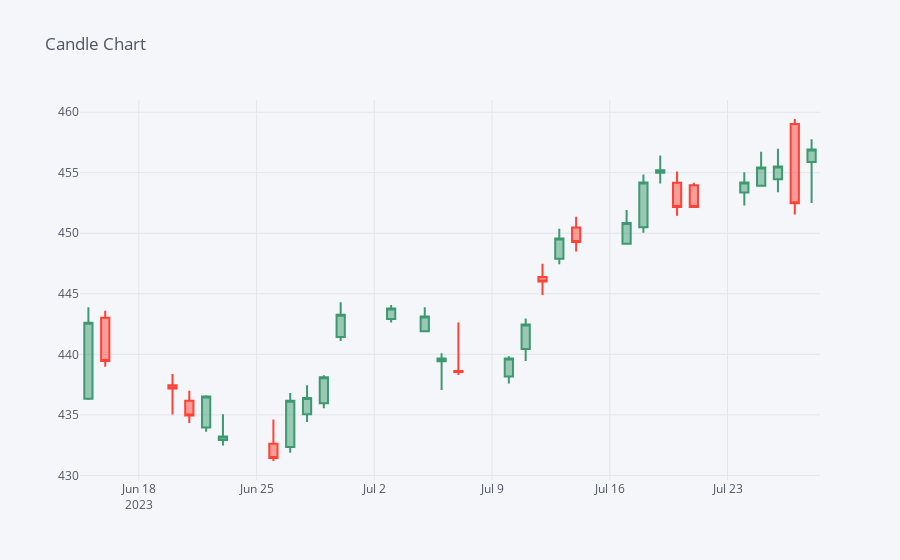

The code cell stored with this chart in its notebook:
### Code cell
# Ploting Candlestick
df3[-30:].iplot(kind='candle', title='Candle Chart')

### Figure 1 — Plotly figure (JSON) as saved in the notebook; plotly's stock layout.template omitted (floating-point values rounded to 4 significant figures)
{"data": [{"close": [442.6, 439.5, 437.2, 434.9, 436.5, 433.2, 431.4, 436.2, 436.4, 438.1, 443.3, 443.8, 443.1, 439.7, 438.5, 439.7, 442.5, 446.0, 449.6, 449.3, 450.8, 454.2, 455.2, 452.2, 452.2, 454.2, 455.4, 455.5, 452.5, 456.9], "high": [443.9, 443.6, 438.4, 437.0, 436.6, 435.1, 434.6, 436.8, 437.4, 438.3, 444.3, 444.1, 443.9, 440.1, 442.6, 439.8, 443.0, 447.5, 450.4, 451.4, 451.9, 454.9, 456.4, 455.1, 454.2, 455.0, 456.7, 457.0, 459.4, 457.8], "low": [436.2, 439.0, 435.0, 434.3, 433.6, 432.5, 431.2, 431.9, 434.4, 435.5, 441.1, 442.6, 441.9, 437.1, 438.3, 437.6, 439.4, 444.9, 447.5, 448.5, 449.1, 450.0, 454.1, 451.4, 452.2, 452.3, 453.9, 453.4, 451.5, 452.5], "open": [436.3, 443.0, 437.5, 436.2, 434.0, 432.9, 432.6, 432.4, 435.0, 436.0, 441.4, 442.9, 441.9, 439.4, 438.6, 438.2, 440.5, 446.4, 447.9, 450.5, 449.1, 450.5, 455.0, 454.2, 454.0, 453.4, 453.9, 454.5, 459.0, 455.9], "showlegend": false, "type": "candlestick", "x": ["2023-06-15", "2023-06-16", "2023-06-20", "2023-06-21", "2023-06-22", "2023-06-23", "2023-06-26", "2023-06-27", "2023-06-28", "2023-06-29", "2023-06-30", "2023-07-03", "2023-07-05", "2023-07-06", "2023-07-07", "2023-07-10", "2023-07-11", "2023-07-12", "2023-07-13", "2023-07-14", "2023-07-17", "2023-07-18", "2023-07-19", "2023-07-20", "2023-07-21", "2023-07-24", "2023-07-25", "2023-07-26", "2023-07-27", "2023-07-28"], "yaxis": "y2"}], "layout": {"legend": {"bgcolor": "#F5F6F9", "font": {"color": "#4D5663"}}, "paper_bgcolor": "#F5F6F9", "plot_bgcolor": "#F5F6F9", "title": {"font": {"color": "#4D5663"}, "text": "Candle Chart"}, "xaxis": {"gridcolor": "#E1E5ED", "rangeslider": {"visible": false}, "showgrid": true, "tickfont": {"color": "#4D5663"}, "title": {"font": {"color": "#4D5663"}, "text": ""}, "zerolinecolor": "#E1E5ED"}, "yaxis": {"gridcolor": "#E1E5ED", "showgrid": true, "showticklabels": false, "tickfont": {"color": "#4D5663"}, "title": {"font": {"color": "#4D5663"}, "text": ""}, "zerolinecolor": "#E1E5ED"}, "yaxis2": {"gridcolor": "#E1E5ED", "showgrid": true, "tickfont": {"color": "#4D5663"}, "title": {"font": {"color": "#4D5663"}, "text": ""}, "zerolinecolor": "#E1E5ED"}}}
